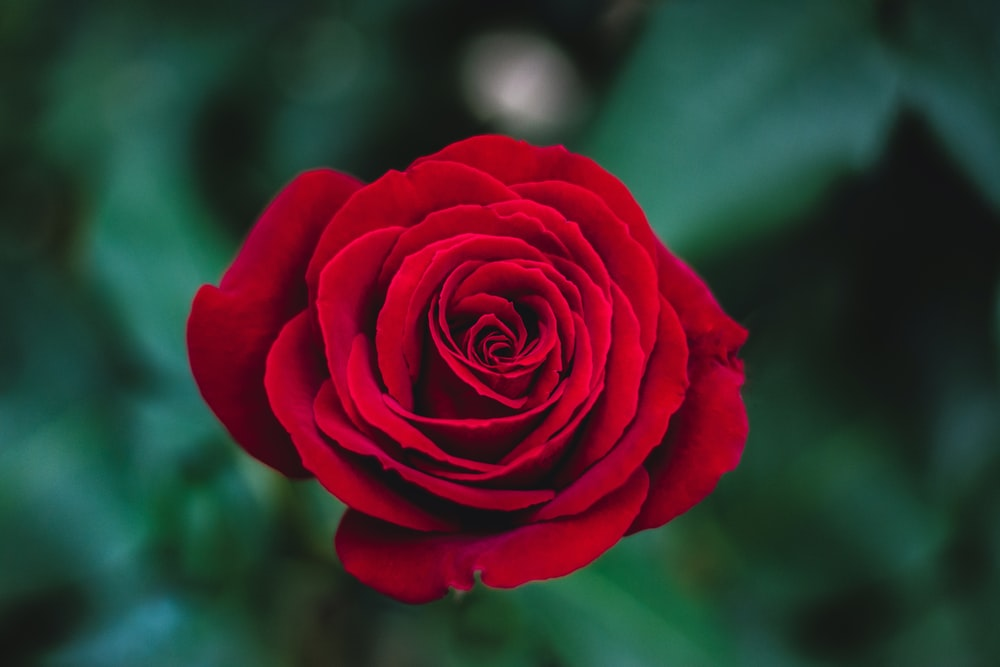
#> input picture detectColors_HSV/rose.jpg, 1000 x 667 px, given in place of the camera
$ python detectColors_HSV1.py
#> lines starting #> are read from the running program, lines starting #| are printed output that depends on the picture; after the words box and inside, x2 and y2 are one past the last pixel; in counts of white or black regions, pixels touching at a corner belong together
# -*- coding: utf-8 -*-
"""
Created on Tue Apr 28 09:25:02 2020

@author: rdayala
"""

import cv2
import numpy as np

# Video source is Webcam
cap = cv2.VideoCapture(0)

while True:
    # read frame
    _, frame = cap.read()
#> frame is the input picture: shape (667, 1000, 3); mean B, G, R 47, 48, 59.6

    # convert the frame to HSV color space
    hsv_frame = cv2.cvtColor(frame, cv2.COLOR_BGR2HSV)
#> hsv_frame: shape (667, 1000, 3); mean H, S, V 102.2, 154.2, 84.4

    # Red color
    low_red = np.array([161, 155, 84])
    high_red = np.array([179, 255, 255])
    red_mask = cv2.inRange(hsv_frame, low_red, high_red)
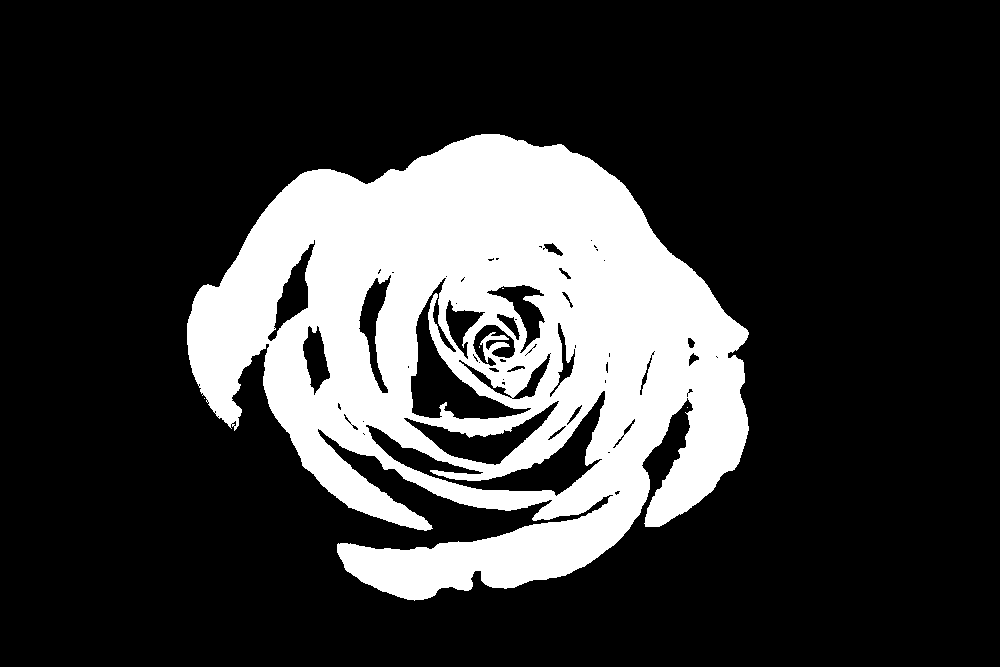
#> red_mask: shape (667, 1000); 22.1% white; 5 white regions (4 under 20 px), largest, box (x1, y1, x2, y2) and area: (187, 134, 749, 601) 147472
    red = cv2.bitwise_and(frame, frame, mask=red_mask)
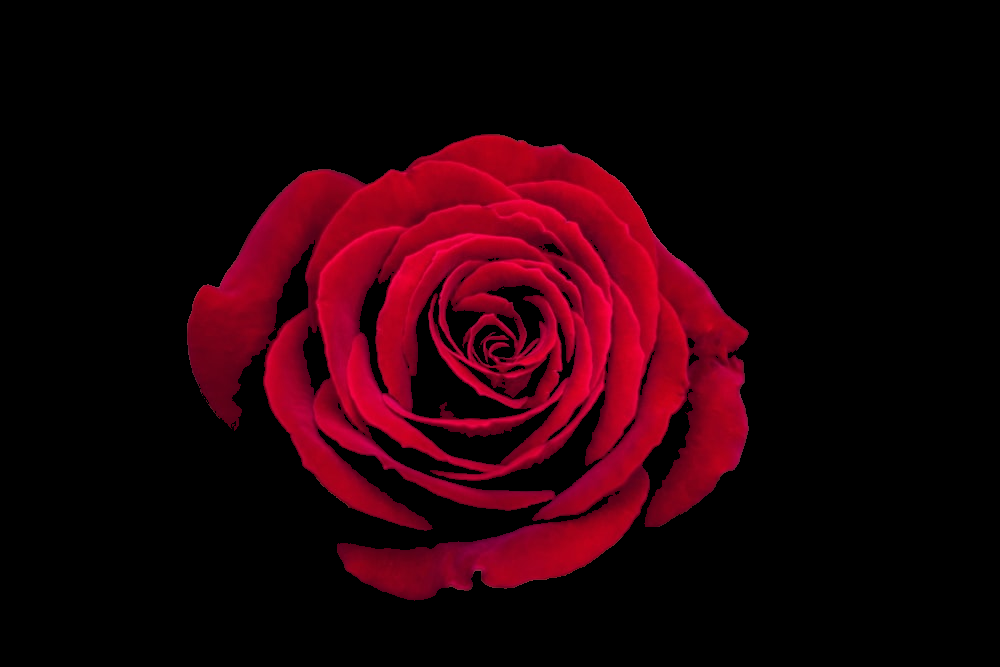
#> red: shape (667, 1000, 3); mean B, G, R 7.8, 0.4, 34.3

    # Blue color
    low_blue = np.array([94, 80, 2])
    high_blue = np.array([126, 255, 255])
    blue_mask = cv2.inRange(hsv_frame, low_blue, high_blue)
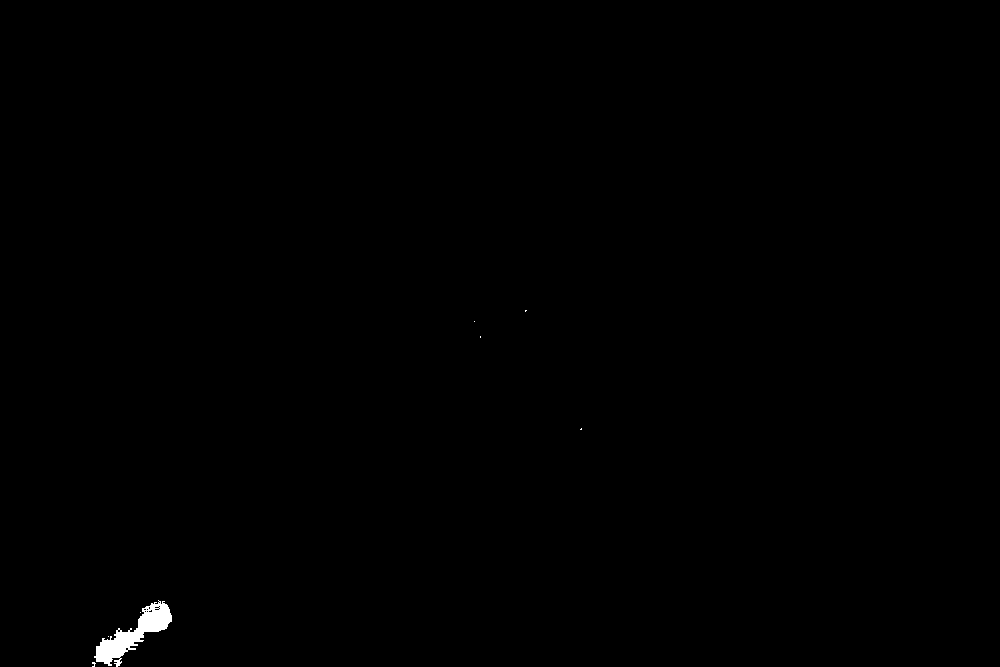
#> blue_mask: shape (667, 1000); 0.27% white; 8 white regions (7 under 20 px), largest, box (x1, y1, x2, y2) and area: (94, 600, 172, 667) 1775
    blue = cv2.bitwise_and(frame, frame, mask=blue_mask)

    # Green color
    low_green = np.array([25, 52, 72])
    high_green = np.array([102, 255, 255])
    green_mask = cv2.inRange(hsv_frame, low_green, high_green)
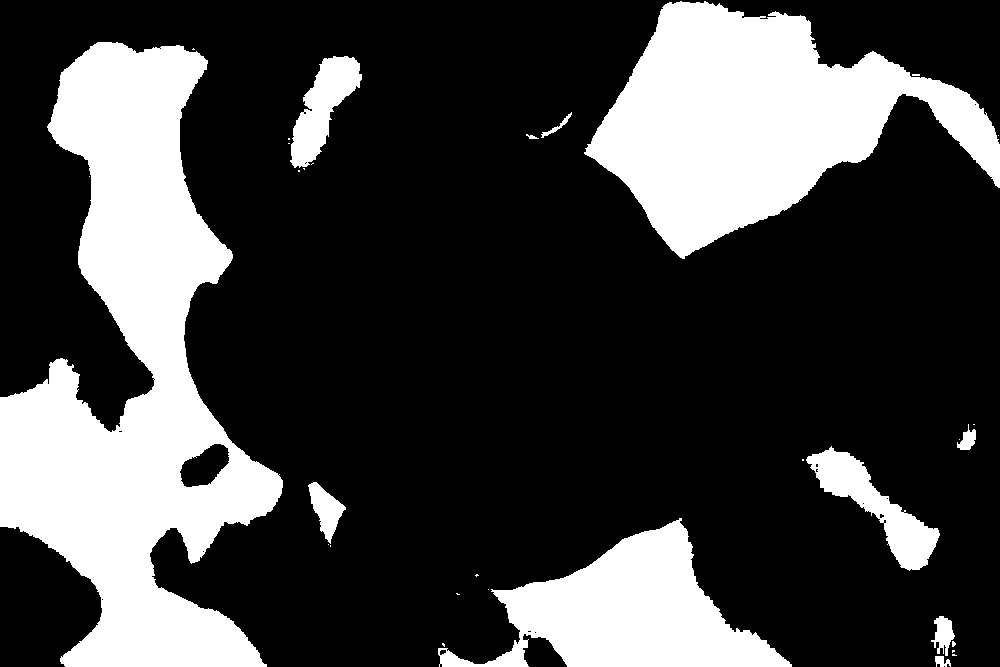
#> green_mask: shape (667, 1000); 26.1% white; 32 white regions (21 under 20 px), largest, box (x1, y1, x2, y2) and area: (0, 42, 283, 667) 85605, (584, 1, 1000, 259) 53109, (438, 518, 792, 667) 24176
    green = cv2.bitwise_and(frame, frame, mask=green_mask)
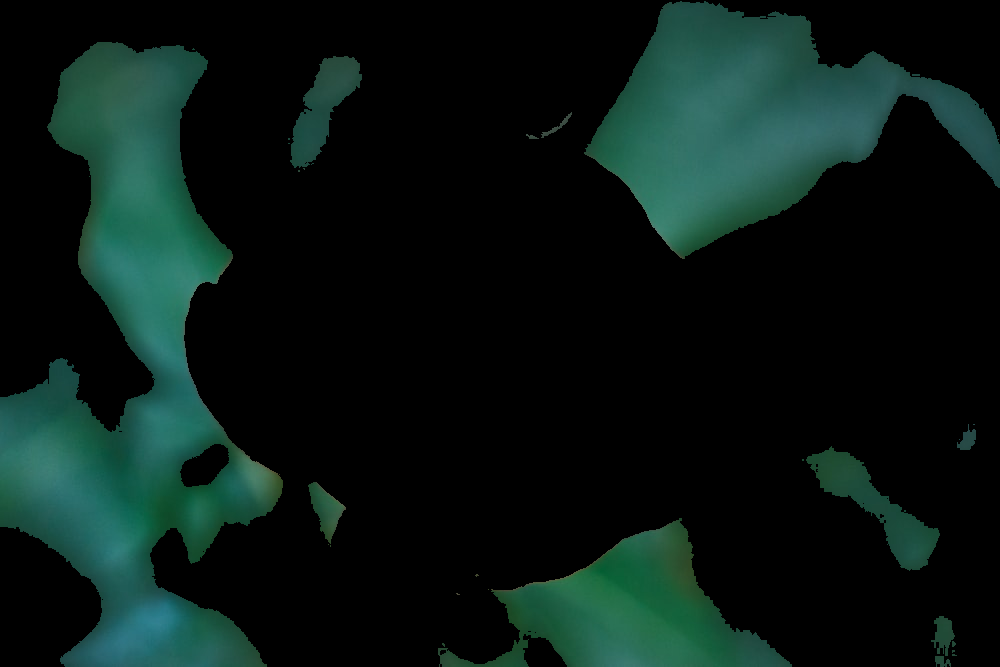
#> green: shape (667, 1000, 3); mean B, G, R 20.8, 24.9, 9.3

    # Every color except white
    low = np.array([0, 42, 0])
    high = np.array([179, 255, 255])
    mask = cv2.inRange(hsv_frame, low, high)
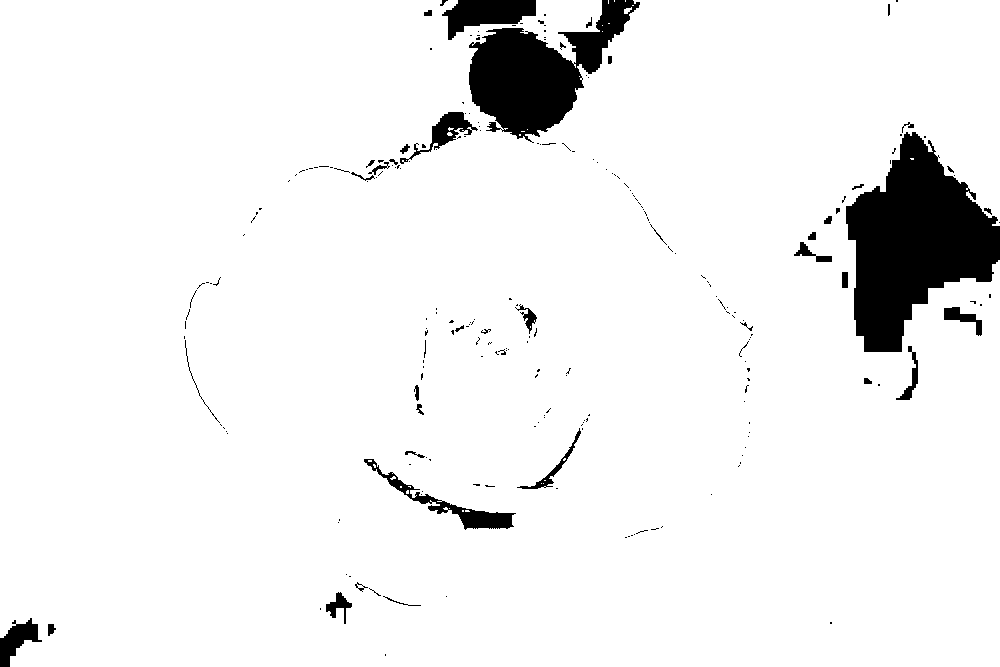
#> mask: shape (667, 1000); 94% white; 233 black regions (188 under 20 px), largest, box (x1, y1, x2, y2) and area: (846, 132, 1000, 352) 19285, (469, 0, 640, 143) 11150, (442, 0, 536, 40) 2148
    result = cv2.bitwise_and(frame, frame, mask=mask)
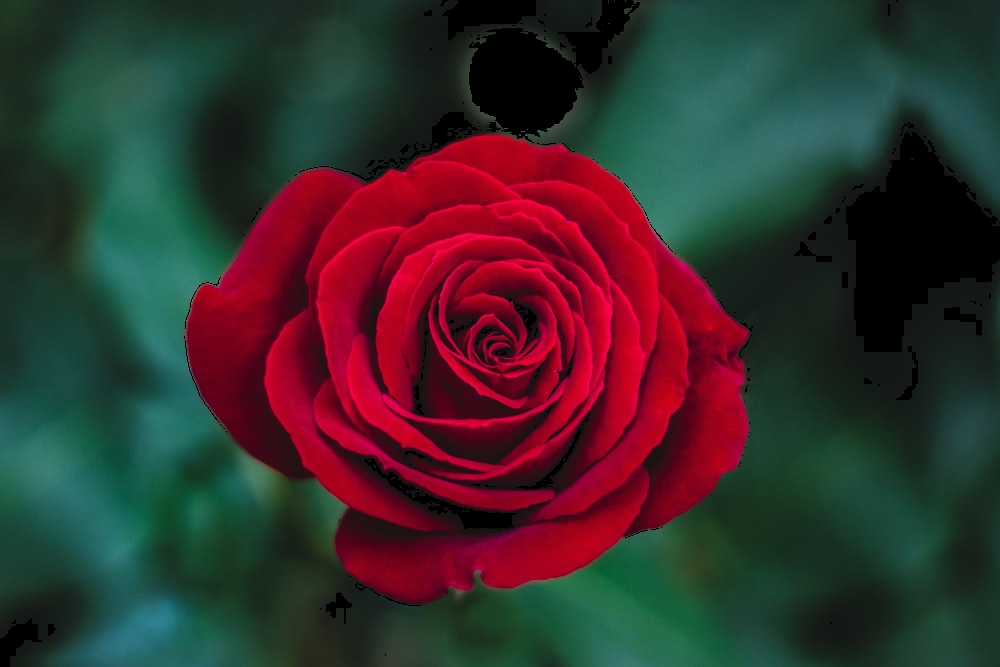
#> result: shape (667, 1000, 3); mean B, G, R 44.7, 45.5, 57.3

    cv2.imshow("Frame", frame)
    cv2.imshow("Red", red)
    cv2.imshow("Blue", blue)
    cv2.imshow("Green", green)
    cv2.imshow("Result", result)

    # Press ESC key to exit
    key = cv2.waitKey(1)
#> (key Esc is pressed here)
    if key == 27:
        break

cap.release()
cv2.destroyAllWindows()
